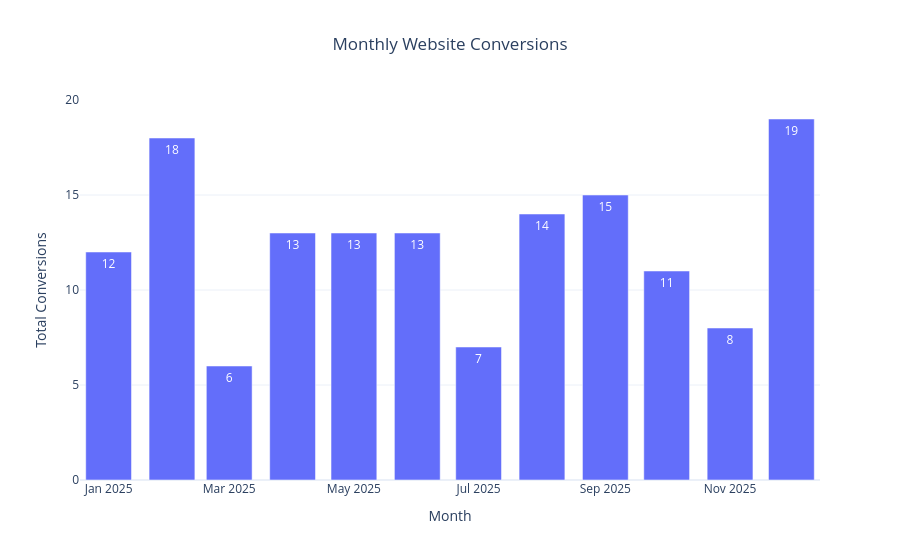

Notebook source saved alongside this figure:
### Code cell
fig = px.bar(
    x=monthly_conversions.index,
    y=monthly_conversions.values,
    title="Monthly Website Conversions",
    labels={
        "x": "Month",
        "y": "Total Conversions"
    },
    text=monthly_conversions.values
)

fig.update_layout(
    template="plotly_white",
    title_x=0.5
)

fig.show()

### Figure 1 — Plotly figure (JSON) as saved in the notebook; plotly's stock layout.template omitted (floating-point values rounded to 4 significant figures)
{"data": [{"hovertemplate": "Month=%{x}<br>Total Conversions=%{y}<br>text=%{text}<extra></extra>", "legendgroup": "", "marker": {"color": "#636efa", "pattern": {"shape": ""}}, "name": "", "orientation": "v", "showlegend": false, "text": [12.0, 18.0, 6.0, 13.0, 13.0, 13.0, 7.0, 14.0, 15.0, 11.0, 8.0, 19.0], "textposition": "auto", "type": "bar", "x": ["2025-01", "2025-02", "2025-03", "2025-04", "2025-05", "2025-06", "2025-07", "2025-08", "2025-09", "2025-10", "2025-11", "2025-12"], "xaxis": "x", "y": [12, 18, 6, 13, 13, 13, 7, 14, 15, 11, 8, 19], "yaxis": "y"}], "layout": {"barmode": "relative", "legend": {"tracegroupgap": 0}, "title": {"text": "Monthly Website Conversions", "x": 0.5}, "xaxis": {"anchor": "y", "domain": [0, 1], "title": {"text": "Month"}}, "yaxis": {"anchor": "x", "domain": [0, 1], "title": {"text": "Total Conversions"}}}}
